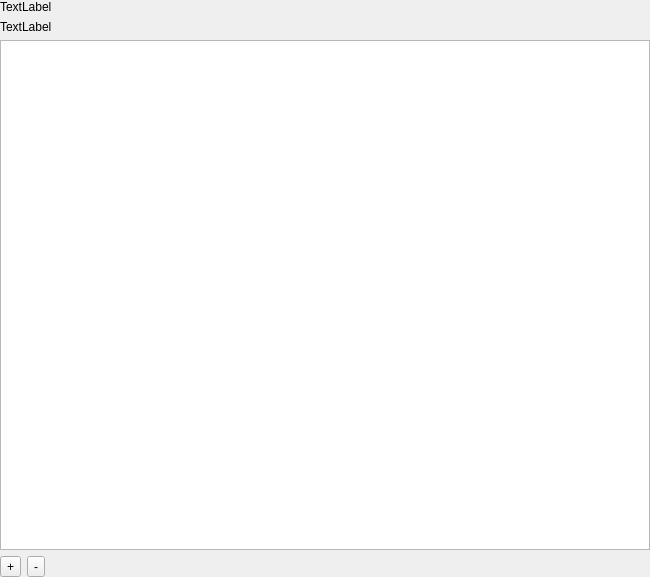
<?xml version="1.0" encoding="UTF-8"?>
<ui version="4.0">
 <class>ItemListWidget</class>
 <widget class="QWidget" name="ItemListWidget">
  <property name="geometry">
   <rect>
    <x>0</x>
    <y>0</y>
    <width>650</width>
    <height>577</height>
   </rect>
  </property>
  <property name="windowTitle">
   <string>Form</string>
  </property>
  <layout class="QVBoxLayout" name="verticalLayout">
   <property name="spacing">
    <number>-1</number>
   </property>
   <property name="leftMargin">
    <number>0</number>
   </property>
   <property name="topMargin">
    <number>0</number>
   </property>
   <property name="rightMargin">
    <number>0</number>
   </property>
   <property name="bottomMargin">
    <number>0</number>
   </property>
   <item>
    <widget class="QLabel" name="title">
     <property name="text">
      <string>TextLabel</string>
     </property>
    </widget>
   </item>
   <item>
    <widget class="QLabel" name="lTip">
     <property name="text">
      <string>TextLabel</string>
     </property>
    </widget>
   </item>
   <item>
    <widget class="QListWidget" name="listWidget"/>
   </item>
   <item>
    <layout class="QHBoxLayout" name="horizontalLayout">
     <item>
      <widget class="QToolButton" name="addButton">
       <property name="sizePolicy">
        <sizepolicy hsizetype="Fixed" vsizetype="Fixed">
         <horstretch>1</horstretch>
         <verstretch>0</verstretch>
        </sizepolicy>
       </property>
       <property name="text">
        <string>+</string>
       </property>
      </widget>
     </item>
     <item>
      <widget class="QToolButton" name="removeButton">
       <property name="sizePolicy">
        <sizepolicy hsizetype="Fixed" vsizetype="Fixed">
         <horstretch>1</horstretch>
         <verstretch>0</verstretch>
        </sizepolicy>
       </property>
       <property name="text">
        <string>-</string>
       </property>
      </widget>
     </item>
     <item>
      <spacer name="horizontalSpacer">
       <property name="orientation">
        <enum>Qt::Horizontal</enum>
       </property>
       <property name="sizeHint" stdset="0">
        <size>
         <width>552</width>
         <height>20</height>
        </size>
       </property>
      </spacer>
     </item>
    </layout>
   </item>
  </layout>
 </widget>
 <resources/>
 <connections/>
</ui>
